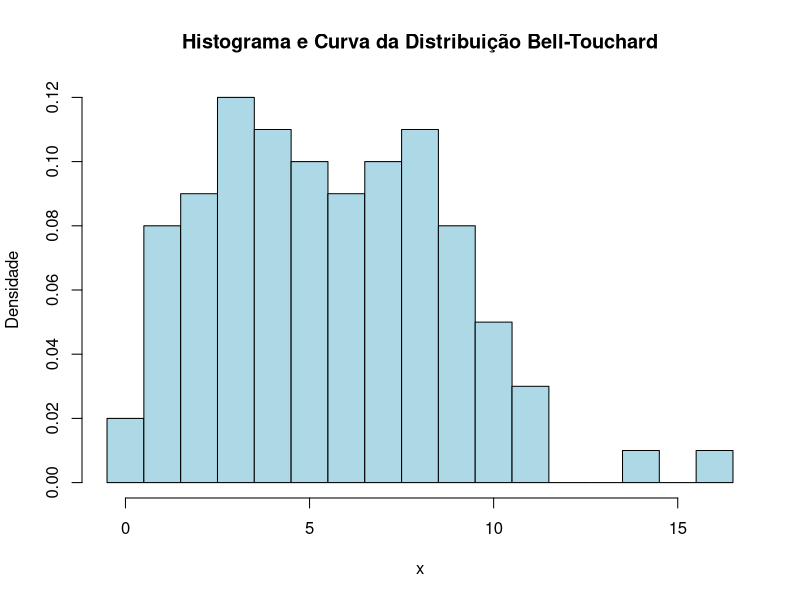

This chart was generated by the following R code:
## ---- chunk 1
#install.packages(c("purrr", "ggplot2", "glue", "MASS"))
library(ggplot2)
library(purrr)
library(MASS)
## ---- chunk 2
# Função para calcular o polinômio de Touchard
tx <- function(x, theta, max_k = 100) {
  k <- 0:max_k
  terms <- (k^x) * (theta^k) / factorial(k)
  return(exp(-theta) * sum(terms))
}

# Função de massa de probabilidade (PMF)
fx <- function(x, alpha, theta) {
  Tx <- tx(x, theta)
  return((exp(theta * (1 - exp(-alpha))) * (alpha^x) * Tx) / factorial(x))
}

# Método da inversão discreto
gerar_amostra <- function(alpha, theta, max_x = 50) {
  px <- purrr::map_dbl(0:max_x, ~ fx(.x, alpha, theta))
  Fx <- cumsum(px)
  Fx <- Fx / max(Fx)
  u <- runif(1)
  x <- purrr::detect_index(Fx, ~ u <= .x) - 1
  return(x)
}

# Exemplo de uso
alpha <- 1.0
theta <- 2.0
n = 100
x <- purrr::map_int(1:n, ~ gerar_amostra(alpha, theta))

# Criar histograma com alinhamento correto
hist(x, probability = TRUE, breaks = seq(-0.5, max(x) + 0.5, by = 1), 
     main = "Histograma e Curva da Distribuição Bell-Touchard", 
     xlab = "x", ylab = "Densidade", col = "lightblue", border = "black")

# Plotar a curva da distribuição sobre o histograma
max_x <- max(x)
p_x <- purrr::map_dbl(0:max_x, ~ fx(.x, alpha, theta))
df <- data.frame(x = 0:max_x, y = p_x)

# Adicionar pontos e linhas para a PMF
points(df$x, df$y, col = "red", pch = 19)
lines(df$x, df$y, col = "red", lwd = 2)
## ---- chunk 3
m <- 10000
x <- runif(m)
y <- runif(m)
z <- runif(m)

f_xyz <- y * cos(pi * y) * exp(-x^2 - z^2)

estimativa <- mean(f_xyz)

# Intervalo de confiança a 98%
se <- sd(f_xyz) / sqrt(m)
z_crit <- qnorm(0.99)
IC <- c(estimativa - z_crit * se, estimativa + z_crit * se)

list(estimativa = estimativa, intervalo = IC)
## ---- chunk 4
simular_experimento <- function() {
  moeda <- sample(c("cara", "coroa"), 1, prob = c(2/3, 1/3))
  urna <- ifelse(moeda == "cara", c(rep("amarela", 3), rep("azul", 2)), 
                                      c(rep("amarela", 2), rep("azul", 4)))
  bola <- sample(urna, 1)
  
  if (bola == "amarela") {
    return(rpois(1, 2) + 1)
  } else {
    gumbel_sample <- rgumbel(2, loc = c(5, 7), scale = c(1, exp(1)))
    return(sum(gumbel_sample))
  }
}

set.seed(42)
simulacoes <- replicate(25, simular_experimento())
print(simulacoes)
## ---- chunk 5
m <- 10000
U <- runif(m)
V <- 1 - U^2
correlacao <- cor(U, V)
correlacao
